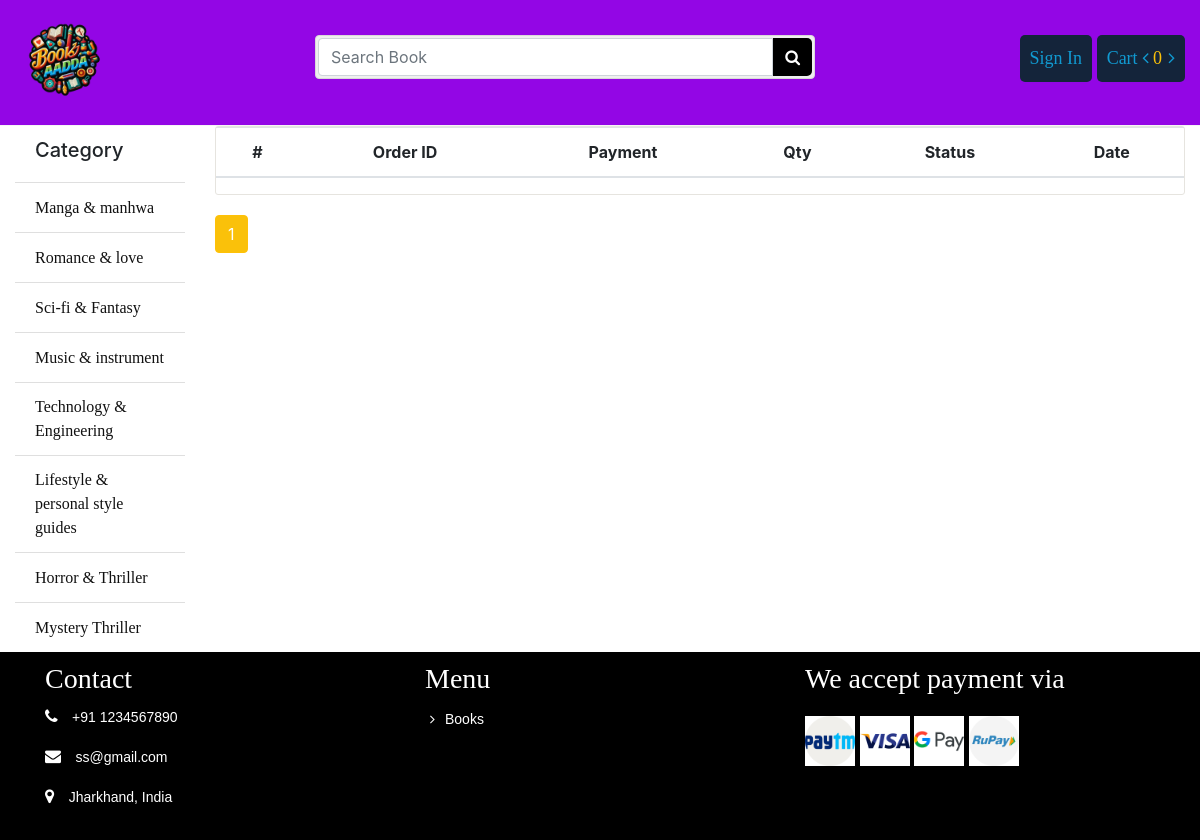
The page /order/ on the database its author committed.
### store/models.py (models this page shows, shortened)
class Category(models.Model):
	name = models.CharField(max_length = 100)
	slug = models.SlugField(max_length = 150, unique=True ,db_index=True)
	icon = models.FileField(upload_to = "category/")
	create_at = models.DateTimeField(auto_now_add = True)
	updated_at = models.DateTimeField(auto_now_add = True)

### order/views.py (the view)
# urls.py: path('', views.order_list, name="order_list"),
def order_list(request):
	my_order = Order.objects.filter(customer_id = request.user.id).order_by('-created')
	paginator = Paginator(my_order, 5)
	page = request.GET.get('page')
	myorder = paginator.get_page(page)
	return render(request, 'order/list.html', {"myorder": myorder})

### cart/cart.py (called while the page is built)
    def __len__(self):
        return sum(item['quantity'] for item in self.cart.values())

### store/context_processors.py (called while the page is built)
def sidebar(request):
	categories = Category.objects.all()
	context = {
		"cat":categories
	}
	return context

def cart(request):
	cart = Cart(request)
	context = {
		"cart": cart
	}
	return context

### order/templates/order/list.html (shortened to what this page needs)
{% extends 'store/base.html' %}
{% load static %}
{% block container %}
			<div class="cart_info">
			    <table class="table table-hover">
			        <thead class="text-center">
			            <tr>
			                <th scope="col">#</th>
			                <th scope="col">Order ID</th>
			                <th scope="col">Payment</th>
			                <th scope="col">Qty</th>
			                <th scope="col">Status</th>
			                <th scope="col">Date</th>
			            </tr>
			        </thead>
			    </table>
			</div>
			<div class="d-pagination">
			    <ul class="pagination">
				{% for ord in myorder.paginator.page_range %}
					{% if myorder.number == ord %}
						<li class="page-item active">
							<span class="page-link">{{ ord }}
							</span>
						</li>
					{% elif ord > myorder.number|add:'-3' and ord < myorder.number|add:'3' %}
						<li class="page-item">
							<a class="page-link" href="?page={{ ord }}">{{ ord }}</a>
						</li>
					{% endif %}
				{% endfor %}
			    </ul>
			</div>
		{% endblock %}

### store/templates/store/bin/sidebar.html
			<ul class="list-group list-group-flush">
				<li class="list-group-item"><h5>Category</h5></li>
				{% for p in cat %}
				<li class="list-group-item"><a href="{% url 'store:category' id=p.id %}">{{p.name}}</a></li>
				{% endfor %}
			</ul>

### store/static/css/style.css (style rules this page uses)
.titleheader > h3, a { font-family: "Times New Roman", Times, serif; display: inline-block; }
ul li { list-style: none; }
.list-group li a { color: #111; }
.page-link { color: #111!important; }
.page-item.active .page-link { z-index: 1; color: #fff!important; background-color: #fac10a!important; border-color: #ffc107!important; }
.d-pagination { margin-top: 20px; }
.cart_info { border: 1px solid #E6E4DF; border-radius: 3px; margin-bottom: 20px; }

### rows shown on the page
Category: name "Manga & manhwa"
Category: name "Romance & love"
Category: name "Sci-fi & Fantasy"
Category: name "Music & instrument"
Category: name "Technology & Engineering"
Category: name "Lifestyle & personal style guides"
Category: name "Horror & Thriller"
Category: name "Mystery Thriller"

### other values the page prints
{{ cart|length }} "0"
{{ ord }} "1"
